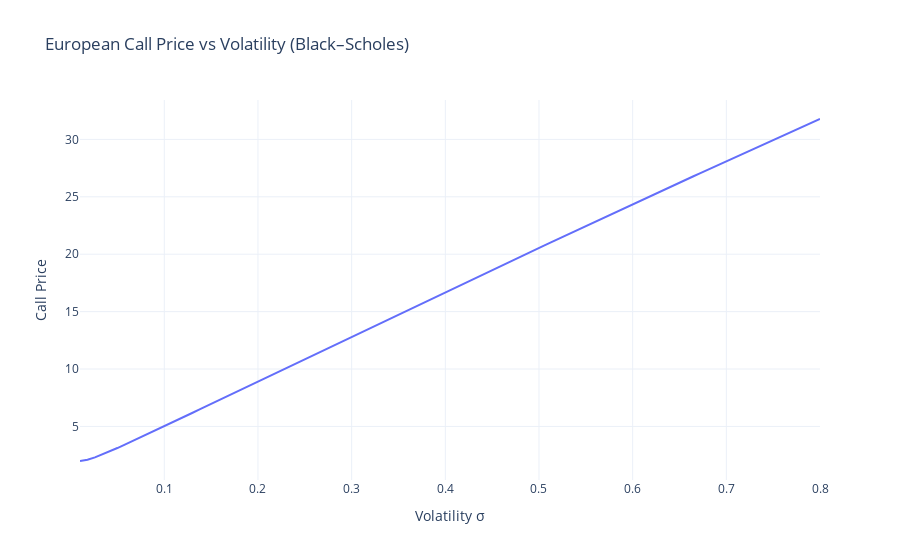

Notebook code for this chart:
### Markdown cell above
- **Price vs Volatility**

### Code cell
S0 = 100
sigma_grid = np.linspace(0.01, 0.8, 100)
call_sigma_vals = [bs_call(S0, K, T, r, s) for s in sigma_grid]

fig_sigma = go.Figure()
fig_sigma.add_trace(
    go.Scatter(x=sigma_grid, y=call_sigma_vals, mode="lines", name="Call Price"))

fig_sigma.update_layout(
    title="European Call Price vs Volatility (Black–Scholes)",
    xaxis_title="Volatility σ",
    yaxis_title="Call Price",
    template="plotly_white")

fig_sigma.show()
